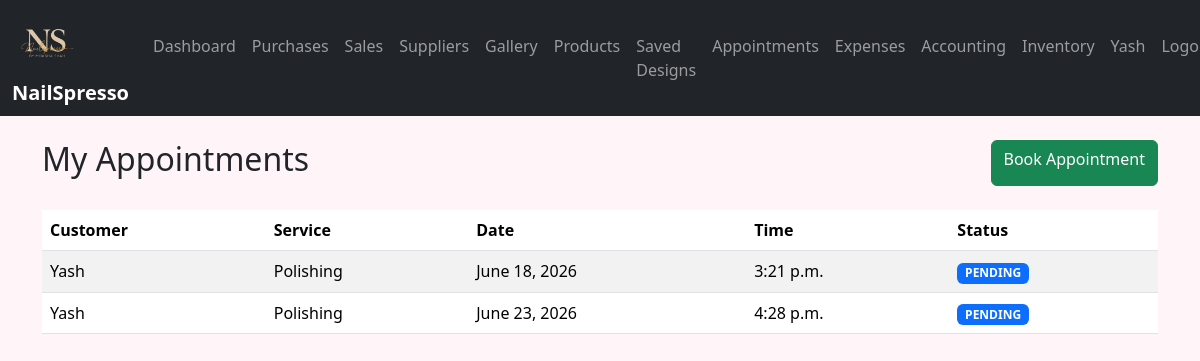
/appointments/ (signed in), run on the app's committed database.
### accounts/models.py (models this page shows)
class User(AbstractUser):
    role = models.CharField(
        max_length=20,
        choices=ROLE_CHOICES,
        default='customer'
    )

### appointments/models.py (models this page shows, shortened)
class Appointment(models.Model):
    user = models.ForeignKey(
        settings.AUTH_USER_MODEL,
        on_delete=models.CASCADE,
        null=True,
        blank=True
    )
    customer = models.ForeignKey(
        Customer,
        on_delete=models.CASCADE
    )
    service = models.ForeignKey(
        Service,
        on_delete=models.SET_NULL,
        null=True
    )
    appointment_date = models.DateField()
    appointment_time = models.TimeField()
    status = models.CharField(
        max_length=20,
        choices=STATUS_CHOICES,
        default='PENDING'
    )
    notes = models.TextField(
        blank=True
    )
    created_at = models.DateTimeField(
        auto_now_add=True
    )

### customers/models.py (models this page shows)
class Customer(models.Model):
    user = models.OneToOneField(
        settings.AUTH_USER_MODEL,
        on_delete=models.CASCADE,
        null=True,
        blank=True
    )
    birthday = models.DateField(
        null=True,
        blank=True
    )
    notes = models.TextField(
        blank=True,
        null=True
    )
    created_at = models.DateTimeField(
        auto_now_add=True
    )
    def __str__(self):
        if self.user:
            return self.user.username
        return f"Customer {self.id}"

### sales/models.py (models this page shows)
class Service(models.Model):
    name = models.CharField(
        max_length=200,
        null=True,
        blank=True
    )
    price = models.DecimalField(
        max_digits=10,
        decimal_places=2,
        null=True,
        blank=True
    )
    duration_minutes = models.IntegerField(
        default=60,
        null=True,
        blank=True
    )
    def __str__(self):
        return self.name

### appointments/views.py (the view)
@login_required
def appointment_list(request):
    appointments = Appointment.objects.filter(
        user=request.user
    ).order_by(
        'appointment_date',
        'appointment_time'
    )
    return render(
        request,
        'appointments/appointment_list.html',
        {
            'appointments': appointments
        }
    )

### templates/appointments/appointment_list.html (shortened to what this page needs)
{% extends 'base.html' %}
{% block content %}
<div class="d-flex justify-content-between mb-4">
<h2>My Appointments</h2>
<a href="{% url 'appointment_create' %}"
   class="btn btn-success">
Book Appointment
</a>
</div>
<table class="table table-striped">
<thead>
<tr>
<th>Customer</th>
<th>Service</th>
<th>Date</th>
<th>Time</th>
<th>Status</th>
</tr>
</thead>
<tbody>
{% for appointment in appointments %}
<tr>
<td>{{ appointment.customer }}</td>
<td>{{ appointment.service }}</td>
<td>{{ appointment.appointment_date }}</td>
<td>{{ appointment.appointment_time }}</td>
<td>
<span class="badge bg-primary">
{{ appointment.status }}
</span>
</td>
</tr>
{% endfor %}
</tbody>
</table>
{% endblock %}

### templates/base.html (shortened to what this page needs)
<!DOCTYPE html>
{% load static %}
<html>
<head>
    <link href="https://cdn.jsdelivr.net/npm/bootstrap@5.3.3/dist/css/bootstrap.min.css"
          rel="stylesheet">
    <link rel="stylesheet"
          href="{% static 'css/style.css' %}">
</head>
<body>
<nav class="navbar navbar-expand-lg navbar-dark bg-dark" style="background:#ff5ca8;">
    <div class="container-fluid">
        <div class="navbar-left">
            <img style="width:70px; height:70px;" src="/media/logo.png" alt="Logo">
            <a class="navbar-brand"
               href="#">NailSpresso
            </a>
        </div>
        <div class="collapse navbar-collapse"
             id="navbar">
            <ul class="navbar-nav ms-auto">
            {% if user.is_authenticated %}
                <li class="nav-item">
                    <a class="nav-link"
                       href="/">
                        Dashboard
                    </a>
                </li>
                <li class="nav-item">
                    <a class="nav-link" href="{% url 'purchase_list' %}">
                        Purchases
                    </a>
                </li>
                <li class="nav-item">
                    <a class="nav-link"
                       href="{% url 'sale_list' %}">
                        Sales
                    </a>
                </li>
                <li class="nav-item">
                    <a class="nav-link"
                       href="{% url 'supplier_list' %}">
                       Suppliers
                    </a>
                </li>
                <li class="nav-item">
                    <a class="nav-link"
                       href="{% url 'gallery' %}">
                        Gallery
                    </a>
                </li>
                <li class="nav-item">
                    <a class="nav-link"
                       href="{% url 'product_list' %}">
                        Products
                    </a>
                </li>
                <li class="nav-item">
                    <a class="nav-link"
                       href="{% url 'saved_designs' %}">
                       Saved Designs
                    </a>
                </li>
                <li class="nav-item">
                    <a class="nav-link"
                       href="{% url 'appointment_list' %}">
                       Appointments
                    </a>
                </li>
                <li class="nav-item">
                    <a class="nav-link"
                       href="{% url 'expense_list' %}">
                        Expenses
                    </a>
                </li>
                <li class="nav-item">
                    <a class="nav-link" href="{% url 'accounting_summary' %}">
                        Accounting
                    </a>
                </li>
                <li class="nav-item">
                    <a class="nav-link" href="{% url 'inventory_list' %}">
                        Inventory
                    </a>
                </li>
                <li class="nav-item">
                    <a class="nav-link"
                    href="{% url 'profile' %}">
                        {{ user.username }}
                    </a>
                </li>
                <li class="nav-item">
                    <a class="nav-link"
                       href="{% url 'logout' %}">
                       Logout
                    </a>
                </li>
                {% endif %}
            </ul>
        </div>
    </div>
</nav>
<div class="container mt-4">
    {% block content %}
    {% endblock %}
</div>
</body>
</html>

### static/css/style.css (style rules this page uses)
body { background:#fff5f8; }
.navbar-brand { font-weight:bold; }

### data on the page
User: username "Yash"
Appointment: customer "Yash", service "Polishing", appointment_date "June 18, 2026", appointment_time "3:21 p.m.", status "PENDING"
Appointment: customer "Yash", service "Polishing", appointment_date "June 23, 2026", appointment_time "4:28 p.m.", status "PENDING"
